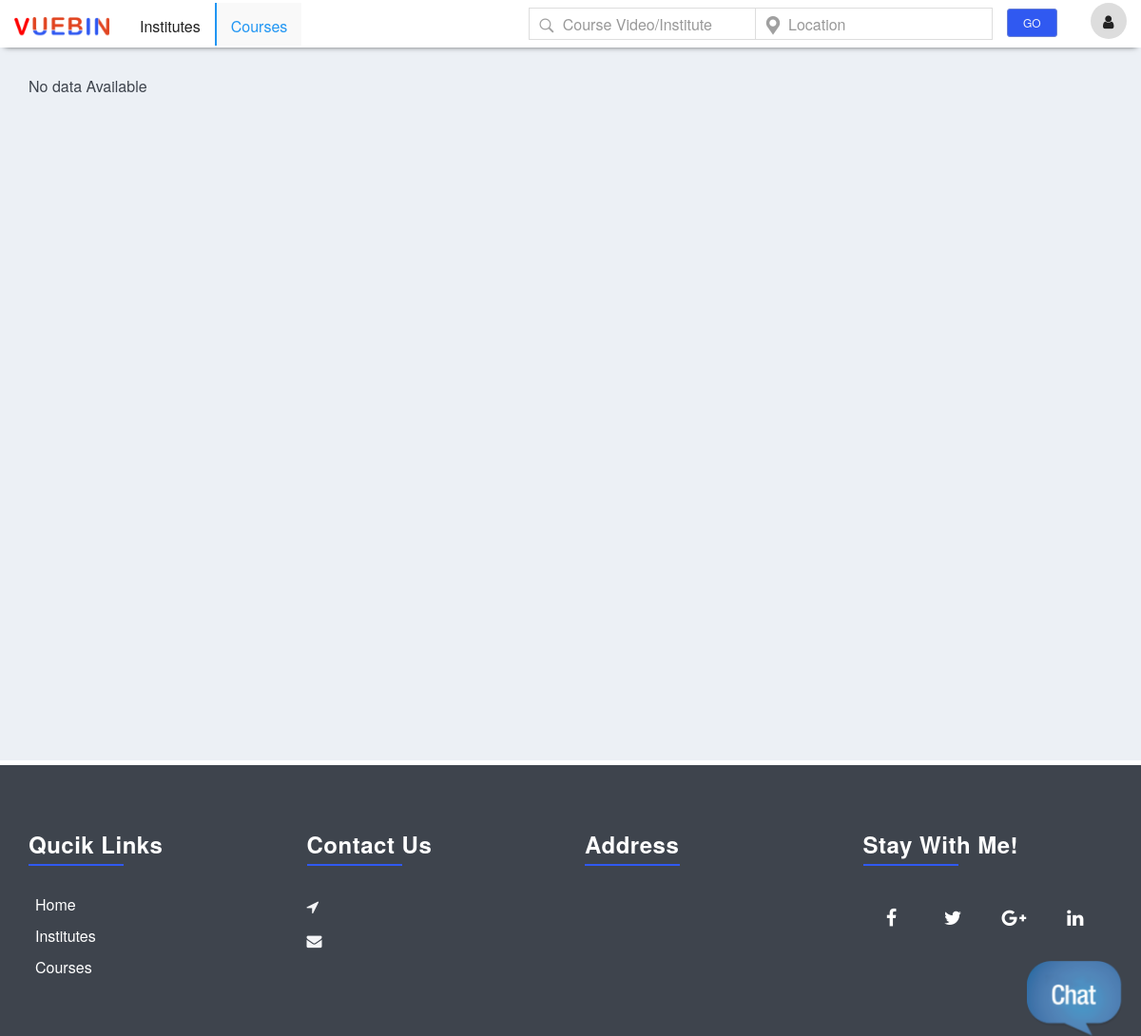
The page /index.php/courses on the database as committed earlier.
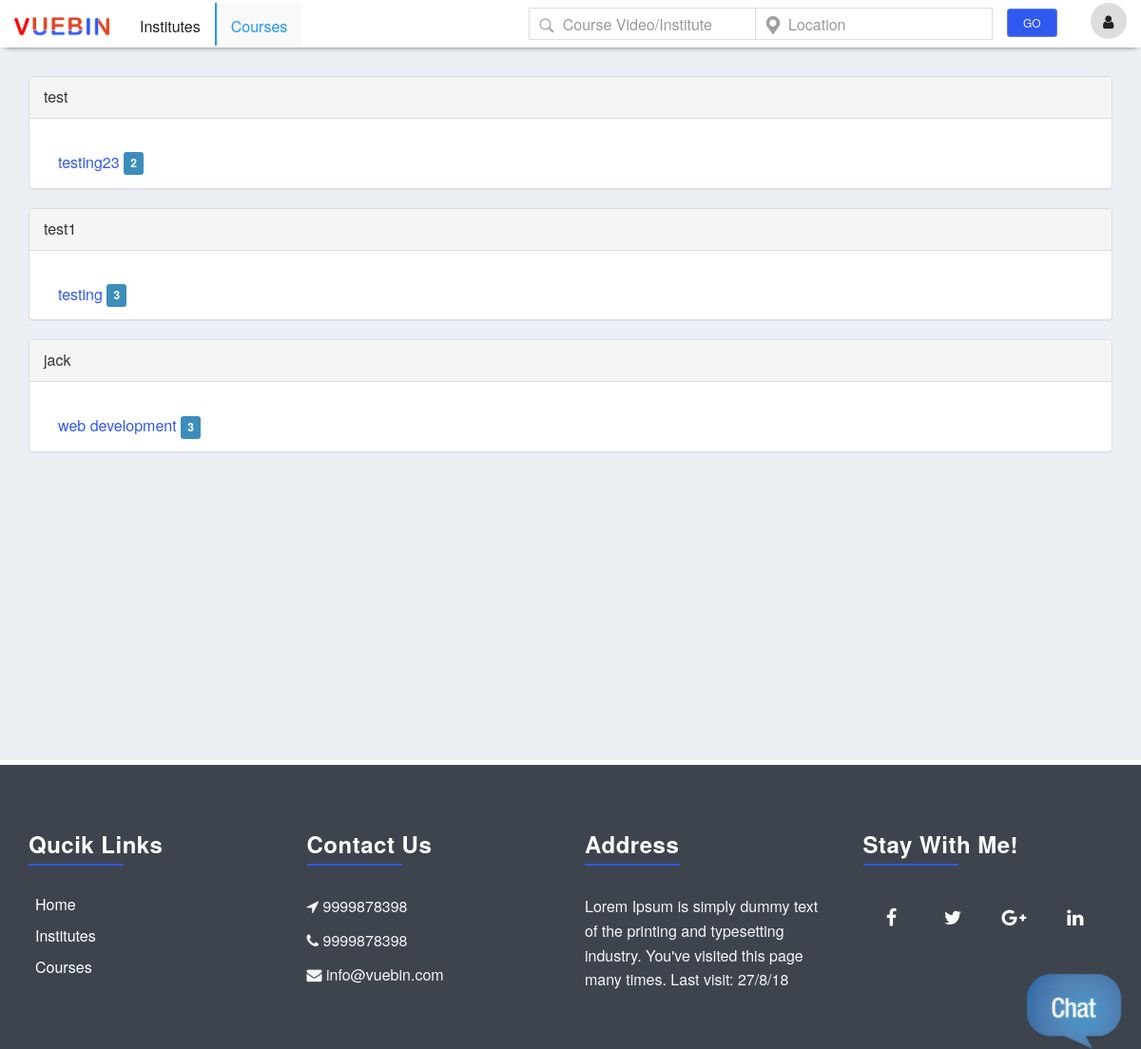
The same page on the database as committed later.
### tables this page shows
CREATE TABLE `classification_list` (
  `c_id` int(11) NOT NULL AUTO_INCREMENT,
  `c_name` varchar(250) DEFAULT NULL,
  `status` int(11) DEFAULT NULL,
  `created_at` datetime DEFAULT NULL,
  `updated_at` datetime DEFAULT NULL,
  `created_by` int(11) DEFAULT NULL,
  PRIMARY KEY (`c_id`)
);

CREATE TABLE `footer_content` (
  `c_id` int(11) NOT NULL AUTO_INCREMENT,
  `footer` longtext,
  `mobile1` varchar(250) DEFAULT NULL,
  `mobile2` varchar(250) DEFAULT NULL,
  `email_id` varchar(250) DEFAULT NULL,
  `created_at` datetime DEFAULT NULL,
  `updated_at` datetime DEFAULT NULL,
  `created_by` int(11) DEFAULT NULL,
  PRIMARY KEY (`c_id`)
);

### application/controllers/Courses.php (called while the page is built, shortened)
<?php
class Courses extends Front_end {
	public function __construct()
	{
		$this->load->model('Course_model');
		$this->load->model('Video_model');
	}
	public function index()
	{
		$data['classification_list']=$this->Course_model->get_classification_wise_course();
		$this->load->view('html/course',$data);
		$footer['details']=$this->Content_model->get_footer_content(1);
		$this->load->view('html/footer',$footer);
	}
}

### index.php (called while the page is built, shortened)
<?php
require_once BASEPATH.'core/CodeIgniter.php';

### application/models/Course_model.php (called while the page is built, shortened)
<?php if ( ! defined('BASEPATH')) exit('No direct script access allowed');
class Course_model extends CI_Model
{
	public  function get_classification_wise_course(){
		$this->db->select('classification_list.c_name,classification_list.c_id')->from('course_list');
		$this->db->join('classification_list ', 'classification_list.c_id = course_list.classification_id', 'left');
		$this->db->group_by('classification_list.c_id',1);
		$this->db->where('course_list.published_status',1);
		$this->db->where('course_list.published',1);
		$return=$this->db->get()->result_array();
		foreach($return as $lis){
			$course_list=$this->classification_wise_course_list($lis['c_id']);
			if(isset($course_list) && count($course_list)>0){
				$data[$lis['c_id']]=$lis;
				$data[$lis['c_id']]['course_list']=isset($course_list)?$course_list:'';
			}
		}
		if(!empty($data)){
			return $data;
		}
	}
	public  function classification_wise_course_list($c_id){
		$this->db->select('course_list.course_id,course_list.c_name')->from('course_list');
		$this->db->where('course_list.classification_id',$c_id);
		$this->db->group_by('course_list.classification_id');
		$this->db->where('course_list.status',1);
		$return=$this->db->get()->result_array();
		foreach($return as $li){
			 $videos_count=$this->course_wise_video_count($li['course_id']);
			 if(($videos_count['video_count'] )> 0){
				$courses[$li['course_id']]=$li;
				 $courses[$li['course_id']]['video_count']=isset($videos_count['video_count'])?$videos_count['video_count']:'';
			 }
		}
		if(!empty($courses)){
			return $courses;
		}
	}
	public  function course_wise_video_count($course_id){
		$this->db->select('COUNT(video_list.video_id) as video_count')->from('video_list');
		$this->db->where('status ',1);
		$this->db->where('course_name',$course_id);
		$this->db->where('public',1);
		$this->db->order_by('video_count');
		return $this->db->get()->row_array();
	}
}

### application/models/Content_model.php (called while the page is built, shortened)
<?php if ( ! defined('BASEPATH')) exit('No direct script access allowed');
class Content_model extends CI_Model
{
	public  function get_footer_content($id){
		$this->db->select('c_id,footer,mobile1,mobile2,email_id')->from('footer_content');
		$this->db->where('c_id',$id);
		return $this->db->get()->row_array();
	}
}

### application/views/html/course.php (the view)
<div class="content-wrapper">
<div class="body-start">
	<div class="container">
	    <section class="content">
		<?php if(isset($classification_list) && count($classification_list)>0){ ?>
		<?php foreach($classification_list as $list){ ?>
		<div class="row">
			<div class="panel panel-default">
			  <div class="panel-heading"><?php echo isset($list['c_name'])?$list['c_name']:''; ?></div>
			  <div class="panel-body hover-zoom">
			  <?php if(isset($list['course_list']) && count($list['course_list'])>0){ ?>
				  <?php foreach($list['course_list'] as $li){ ?>
					<div class="col-md-3 pad-t10">
						<a href="<?php echo base_url('courses/videolist/'.base64_encode($li['course_id']).'/'.$list['c_name'].'/'.$li['c_name']); ?>"> <?php echo isset($li['c_name'])?$li['c_name']:''; ?>  <span class="label label-primary"><?php echo isset($li['video_count'])?$li['video_count']:''; ?></span></a>
					</div>
				  <?php } ?>
			  <?php } ?>
			  </div>
			</div>
		</div>
		<?php } ?>
		<?php }else{ ?>
		<div class="row"> No data Available</div>
		<?php } ?>
	</div>
</div>
</div>

### application/views/html/footer.php (shortened to what the changed rows need)
</div>
</body>
<footer class="footer-2 bg-dark" id="footer" style="border-top:5px solid #fff;z-index:1024">
    <div class="container">
        <div class="row">
            <div class="col-md-3 cont-pargh text-left">
                <h3 class="script widget-title">Contact Us</h3> <p><i class="fa fa-location-arrow"></i>   <?php echo isset($details['mobile1'])?$details['mobile1']:''; ?> </p>
				<?php if(isset($details['mobile2']) && $details['mobile2']!=''){ ?>
					<p><i class="fa fa-phone"></i>   <?php echo isset($details['mobile2'])?$details['mobile2']:''; ?> </p>
				<?php } ?>
					<p><i class="fa fa fa-envelope"></i>  <?php echo isset($details['email_id'])?$details['email_id']:''; ?> </p>
            </div>
			<div class="col-md-3 address-cont text-left">
			 <h3 class="script widget-title">Address</h3>
				<p><?php echo isset($details['footer'])?$details['footer']:''; ?></p>
            </div>
        </div>
    </div>
</footer>
</body>
</html>

Rows that differ between the two databases and show on the page:
added classification_list: c_name "test", c_name "testing23", video_count "2"
added classification_list: c_name "test1", c_name "testing", video_count "3"
added classification_list: c_name "jack", c_name "web development", video_count "3"
added footer_content: mobile1 "9999878398", mobile2 "9999878398", email "info@vuebin.com", footer "Lorem Ipsum is simply dummy text of the printing and typesetting industry. You've visited this page many times. Last visit: 27/8/18"
Other text that changed with them:
text no longer shown: "No data Available"
